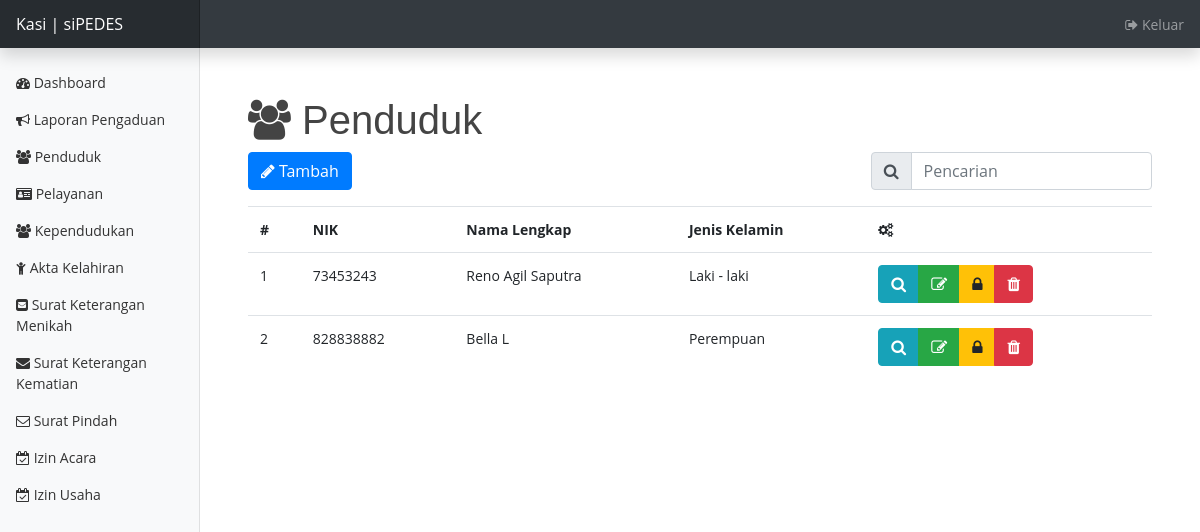
The app's page /index.php/petugas/penduduk, older data.
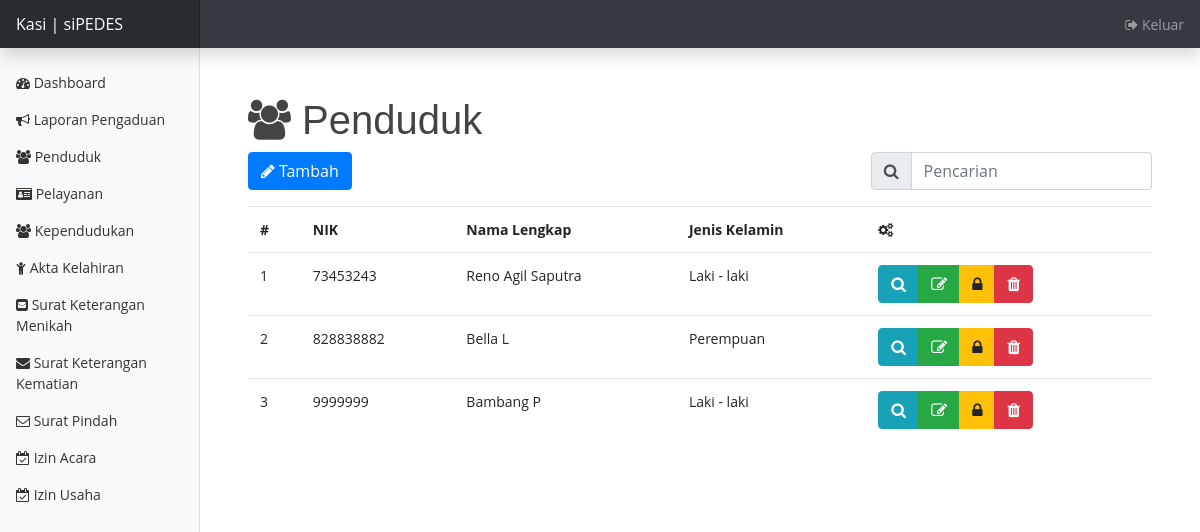
The same page, newer data.
### tables this page shows
CREATE TABLE `penduduk` (
  `id_penduduk` int(11) NOT NULL,
  `nik` varchar(255) NOT NULL,
  `no_kk` varchar(255) NOT NULL,
  `nama_lengkap` varchar(255) NOT NULL,
  `tmp_lahir` varchar(255) NOT NULL,
  `tgl_lahir` date NOT NULL,
  `jk` char(1) NOT NULL,
  `kewarganegaraan` varchar(255) NOT NULL,
  `status_perkawinan` varchar(255) NOT NULL,
  `agama` varchar(255) NOT NULL,
  `pekerjaan` varchar(255) NOT NULL,
  `telp` varchar(255) NOT NULL,
  `alamat` text NOT NULL,
  `rt` int(11) NOT NULL,
  `rw` int(11) NOT NULL,
  `no_rumah` varchar(255) NOT NULL,
  `kelurahan_desa` varchar(255) NOT NULL,
  `kecamatan` varchar(255) NOT NULL,
  `kabupaten_kota` varchar(255) NOT NULL,
  `kode_pos` int(11) NOT NULL,
  `kata_sandi` varchar(255) NOT NULL,
  `foto` text NOT NULL
);

### application/controllers/Petugas.php (called while the page is built, shortened)
<?php
class Petugas extends CI_Controller {
	public function __construct(){
		$this->load->library('form_validation');
		$this->load->model('MyModel');
	}
	public function penduduk() {
		if($this->input->post('search')) {
			$this->db->like('nik', $this->input->post('search'));
			$this->db->or_like('nama_lengkap', $this->input->post('search'));
			$this->db->order_by('nik','asc');
			$data['penduduk'] = $this->db->get('penduduk')->result_array();
		} else {
			$data['penduduk'] = $this->MyModel->getPenduduk();
		}
		$this->load->view('template/header_pet');
		$this->load->view('petugas/penduduk', $data);
		$this->load->view('template/footer_pet');
	}
}

### index.php (called while the page is built, shortened)
<?php
require_once BASEPATH.'core/CodeIgniter.php';

### application/models/MyModel.php (called while the page is built, shortened)
<?php
class MyModel extends CI_Model {
	public function getPenduduk() {
		$this->db->order_by('nik','asc');
		return $this->db->get('penduduk')->result_array();
	}
}

### application/views/petugas/penduduk.php (the view, shortened to what this page needs)
<h1><i class="fa fa-users"></i> Penduduk</h1>
<div class="row">
	<div class="col-lg-8">
		<a href="<?= base_url('petugas/penduduk/tambah'); ?>" class="btn btn-primary mb-2"><i class="fa fa-pencil"></i>
			Tambah</a>
	</div>
	<div class="col-lg-4">
		<form action="" method="post">
			<div class="input-group mb-3">
				<div class="input-group-prepend">
					<span class="input-group-text" id="basic-addon1"><i class="fa fa-search"></i></span>
				</div>
				<input type="text" name="search" class="form-control" placeholder="Pencarian" aria-label="Pencarian"
					aria-describedby="basic-addon1">
			</div>
		</form>
	</div>
</div>
<div class="table-responsive">
	<table class="table table-hover">
		<tr>
			<th>#</th>
			<th>NIK</th>
			<th>Nama Lengkap</th>
			<th>Jenis Kelamin</th>
			<th><i class="fa fa-cogs"></i></th>
		</tr>
		<?php
			$no = 1;
			foreach($penduduk as $pd) :
		?>
		<tr>
			<td><?= $no++; ?></td>
			<td><?= $pd['nik']; ?></td>
			<td><?= $pd['nama_lengkap']; ?></td>
			<td><?= ($pd['jk'] == 'l') ? 'Laki - laki' : 'Perempuan'; ?></td>
			<td>
				<div class="btn-group">
					<a href="" data-toggle="modal" data-target="#penduduk<?= $pd['id_penduduk']; ?>"
						class="btn btn-info"><i class="fa fa-search"></i></a>
					<a href="<?= base_url('petugas/penduduk/edit/').$pd['id_penduduk']; ?>" class="btn btn-success"><i
							class="fa fa-edit"></i></a>
					<a href="<?= base_url('petugas/penduduk/gantisandi/').$pd['id_penduduk']; ?>"
						class="btn btn-warning"><i class="fa fa-lock"></i></a>
					<a onclick="return confirm('Yakin?')"
						href="<?= base_url('petugas/penduduk/hapus/').$pd['id_penduduk']; ?>" class="btn btn-danger"><i
							class="fa fa-trash"></i></a>
				</div>
			</td>
		</tr>
		<?php endforeach; ?>
	</table>
</div>

Row changes from the older to the newer data that the page shows:
added penduduk: nik "9999999", nama_lengkap "Bambang P", jk "Laki - laki"
